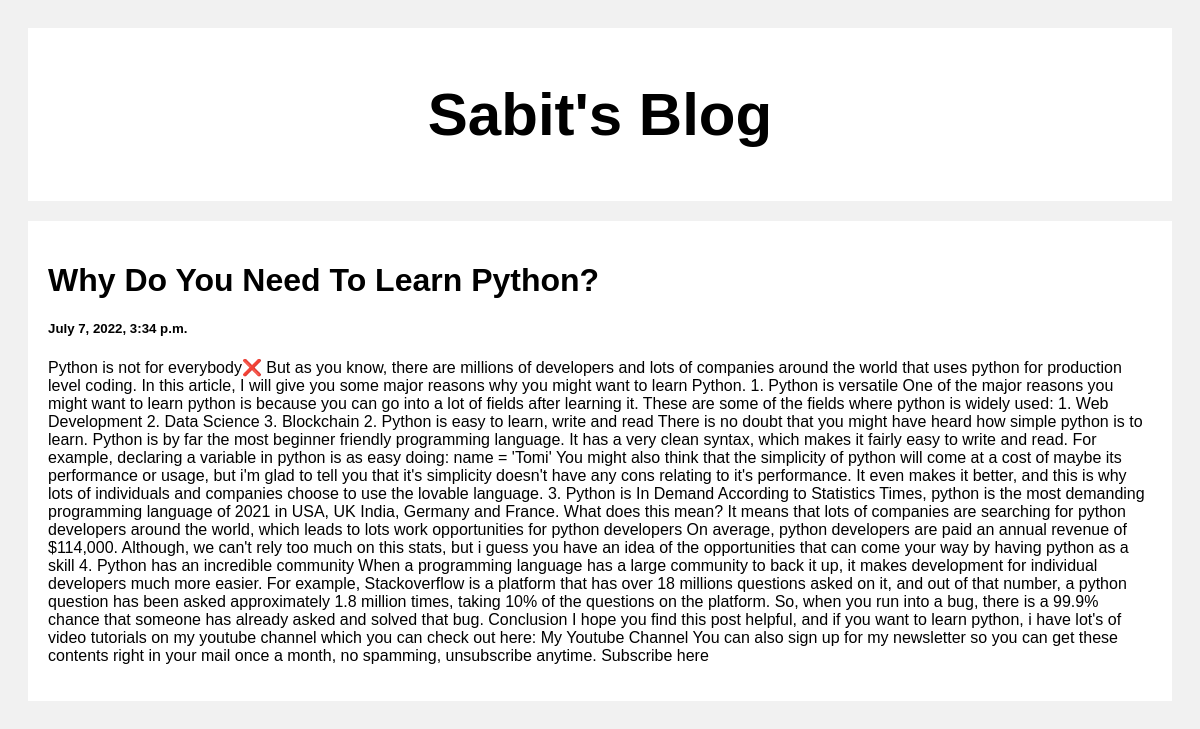
Screenshot of /post/3 with the database file from the repository.
### posts/models.py (models this page shows)
class Posts(models.Model):
    title = models.CharField(max_length=100)
    body = models.CharField(max_length=1000000)
    created_at = models.DateTimeField(default=datetime.now, blank=True)

### posts/views.py (the view)
# urls.py: path('post/<str:pk>', views.post, name='posts')
def post(request, pk):
    post = Posts.objects.get(id=pk)
    return render(request, 'post.html', {'post': post})

### templates/post.html (shortened to what this page needs)
<!DOCTYPE html>
<html>
  <head>
  </head>
  <body>
    <div class="header">
      <h2>Sabit's Blog</h2>
    </div>
    <div class="row">
      <div class="leftcolumn">
        <div class="card">
          <h1>{{post.title}}</h1>
          <h5>{{post.created_at}}</h5>
          <p>{{post.body}}</p>
        </div>
      </div>
    </div>
  </body>
</html>

### templates/post.html (style rules this page uses)
* { box-sizing: border-box; }
body { font-family: Arial; padding: 20px; background: #f1f1f1; }
.header { padding: 2px; font-size: 40px; text-align: center; background: white; }
.leftcolumn { float: left; width: 100%; }
.card { background-color: white; padding: 20px; margin-top: 20px; }
.row:after { content: ""; display: table; clear: both; }

### rows the page displays
Posts: title "Why Do You Need To Learn Python?", created_at "July 7, 2022, 3:34 p.m.", body "Python is not for everybody❌ But as you know, there are millions of developers and lots of companies around the world that uses python for production level coding. In this article, I will give you some major reasons why you might want to learn Python. 1. Python is versatile One of the major reasons you might want to learn python is because you can go into a lot of fields after learning it. These are some of the fields where python is widely used: 1. Web Development 2. Data Science 3. Blockchain 2. Python is easy to learn, write and read There is no doubt that you might have heard how simple python is to learn. Python is by far the most beginner friendly programming language. It has a very…"
